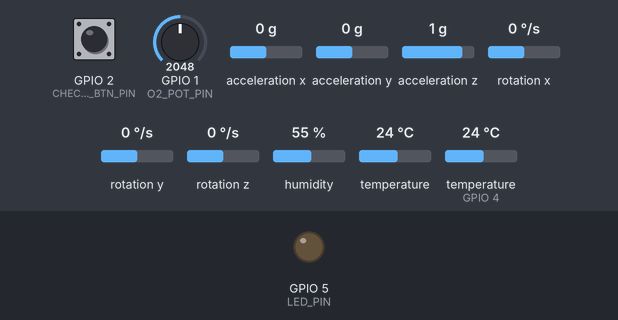
A sketch run on a simulated ESP32. On the bench: output pins drawn as LEDs (lit = HIGH). Inputs (shaded band) come from the test bench; at power-on: acceleration x 0 g, GPIO 2 (CHECKIN_BTN_PIN) HIGH, GPIO 1 (O2_POT_PIN) = 2048, acceleration y 0 g, acceleration z 1 g, rotation x 0 °/s, rotation y 0 °/s, rotation z 0 °/s, humidity 55 %, temperature 24 °C, temperature (sensor on GPIO 4) 24 °C. WiFi joins after 1.5 s; servers stay silent unless stated; random numbers use the default seed unless the sketch sets one; no MQTT or app messages arrive unless stated; what the sketch prints to the serial monitor is not drawn.

Above: at 0.0 s.
At 5.2 s:
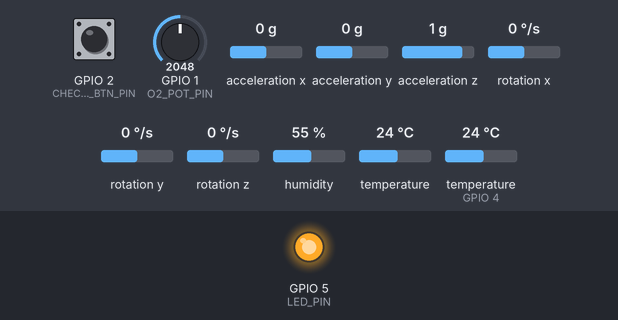
5.3 s: acceleration x set to -1.4 g
9.1 s: GPIO 2 (CHECKIN_BTN_PIN) pulled LOW for 3 s
Timing chart, 0 to 12.1 s (numbered marks = the images above; inputs shaded):
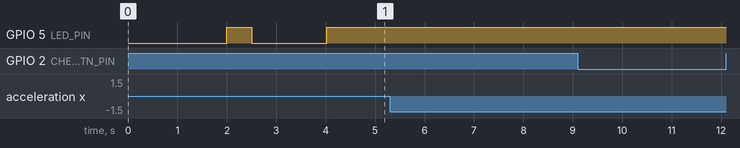

The sketch:

seniorcare.ino
```cpp
/*
 * SeniorCare - Sistema de Monitoramento IoT para Idosos (Otimizado para Wokwi)
 * ESP32 + DHT22 + MPU6050 + Potenciômetro + Botão + LED
 */

#include <WiFi.h>
#include <PubSubClient.h>
#include <DHT.h>
#include <ArduinoJson.h>
#include <Wire.h>
#include <Adafruit_MPU6050.h>
#include <Adafruit_Sensor.h>

// Configurações WiFi para Wokwi
const char* ssid = "Wokwi-GUEST";
const char* password = "";

// Configurações MQTT
const char* mqtt_server = "broker.hivemq.com";
const int mqtt_port = 1883;
const char* mqtt_topic = "seniorcare/monitor/data";
String mqtt_client_id = "SeniorCare_" + String(random(1000, 9999));

// Pinos dos sensores - EXATAMENTE como no seu diagrama
#define DHT_PIN 4      // DHT22 conectado no pino 4
#define DHT_TYPE DHT22
#define O2_POT_PIN 1   // Potenciômetro no pino 1
#define CHECKIN_BTN_PIN 2  // Botão no pino 2
#define LED_PIN 5      // LED no pino 5
#define MPU_SDA_PIN 8  // MPU6050 SDA no pino 8
#define MPU_SCL_PIN 9  // MPU6050 SCL no pino 9

// Inicialização dos sensores
DHT dht(DHT_PIN, DHT_TYPE);
Adafruit_MPU6050 mpu;
WiFiClient espClient;
PubSubClient client(espClient);

// Variáveis globais
unsigned long lastSensorRead = 0;
unsigned long lastMqttSend = 0;
const unsigned long SENSOR_INTERVAL = 3000; // 3 segundos para debug
bool lastButtonState = HIGH;
bool mpuInitialized = false;

// Variáveis dos sensores
float temperature = 25.0;
float humidity = 60.0;
int o2Saturation = 98;
bool fallDetected = false;
bool checkinPressed = false;
int healthScore = 100;

void setup() {
  Serial.begin(115200);
  delay(2000); // Aguardar estabilização

  Serial.println("\n=== SENIORCARE SISTEMA INICIADO ===");
  Serial.println("Versao: Wokwi Optimized");

  // Configurar pinos
  pinMode(LED_PIN, OUTPUT);
  pinMode(CHECKIN_BTN_PIN, INPUT_PULLUP);
  digitalWrite(LED_PIN, LOW);
  Serial.println("Pinos configurados");

  // Testar LED
  digitalWrite(LED_PIN, HIGH);
  delay(500);
  digitalWrite(LED_PIN, LOW);
  Serial.println("LED testado");

  // Inicializar DHT22
  dht.begin();
  Serial.println("DHT22 inicializado");

  // Inicializar MPU6050
  Wire.begin(MPU_SDA_PIN, MPU_SCL_PIN);
  Serial.print("Inicializando MPU6050...");

  if (mpu.begin()) {
    mpu.setAccelerometerRange(MPU6050_RANGE_8_G);
    mpu.setGyroRange(MPU6050_RANGE_500_DEG);
    mpu.setFilterBandwidth(MPU6050_BAND_21_HZ);
    mpuInitialized = true;
    Serial.println(" MPU6050 OK");
  } else {
    Serial.println(" MPU6050 nao encontrado - continuando sem ele");
    mpuInitialized = false;
  }

  // Conectar WiFi
  Serial.print("Conectando WiFi");
  WiFi.begin(ssid, password);

  int attempts = 0;
  while (WiFi.status() != WL_CONNECTED && attempts < 20) {
    delay(500);
    Serial.print(".");
    attempts++;
  }

  if (WiFi.status() == WL_CONNECTED) {
    Serial.println("\nWiFi conectado!");
    Serial.print("IP: ");
    Serial.println(WiFi.localIP());
  } else {
    Serial.println("\nWiFi falhou - continuando offline");
  }

  // Configurar MQTT
  client.setServer(mqtt_server, mqtt_port);

  Serial.println("\nSISTEMA PRONTO PARA MONITORAMENTO!");
  Serial.println("=====================================");
}

void loop() {
  // Conectar MQTT se necessário
  if (WiFi.status() == WL_CONNECTED && !client.connected()) {
    reconnectMQTT();
  }
  if (client.connected()) {
    client.loop();
  }

  // Leitura dos sensores
  if (millis() - lastSensorRead >= SENSOR_INTERVAL) {
    Serial.println("\n--- LEITURA DOS SENSORES ---");
    readSensors();
    calculateHealthScore();
    updateLED();
    printSensorData();
    lastSensorRead = millis();
  }

  // Envio MQTT
  if (millis() - lastMqttSend >= SENSOR_INTERVAL && client.connected()) {
    sendMQTTData();
    lastMqttSend = millis();
  }

  delay(100);
}

void readSensors() {
  // 1. Testar botão
  bool currentButtonState = digitalRead(CHECKIN_BTN_PIN);
  if (currentButtonState != lastButtonState) {
    if (currentButtonState == LOW) {
      checkinPressed = true;
      Serial.println("CHECK-IN REALIZADO!");
    }
    lastButtonState = currentButtonState;
  }

  // 2. Ler DHT22
  float newTemp = dht.readTemperature();
  float newHumidity = dht.readHumidity();

  if (!isnan(newTemp) && !isnan(newHumidity)) {
    temperature = newTemp;
    humidity = newHumidity;
    Serial.printf("DHT22: %.1f°C, %.1f%%\n", temperature, humidity);
  } else {
    Serial.println("DHT22: Erro na leitura");
  }

  // 3. Ler potenciômetro
  int potValue = analogRead(O2_POT_PIN);
  o2Saturation = map(potValue, 0, 4095, 85, 100);
  Serial.printf("O2: %d%% (pot: %d)\n", o2Saturation, potValue);

  // 4. Ler MPU6050
  if (mpuInitialized) {
    sensors_event_t a, g, temp;
    mpu.getEvent(&a, &g, &temp);

    float accelMagnitude = sqrt(a.acceleration.x * a.acceleration.x +
                               a.acceleration.y * a.acceleration.y +
                               a.acceleration.z * a.acceleration.z);

    if (accelMagnitude > 15.0) {
      fallDetected = true;
      Serial.println("QUEDA DETECTADA!");
    }

    Serial.printf("MPU6050: %.1f m/s²\n", accelMagnitude);
  } else {
    Serial.println("MPU6050: Nao disponivel");
  }
}

void calculateHealthScore() {
  int oldScore = healthScore;
  healthScore = 100;

  // Penalizações
  if (temperature < 36.0 || temperature > 37.5) healthScore -= 20;
  if (o2Saturation < 95) healthScore -= 30;
  else if (o2Saturation < 98) healthScore -= 10;
  if (fallDetected) healthScore -= 40;

  // Bonus
  if (checkinPressed) {
    healthScore = min(100, healthScore + 10);
  }

  healthScore = max(0, healthScore);

  if (healthScore != oldScore) {
    Serial.printf("Health Score: %d -> %d\n", oldScore, healthScore);
  }
}

void updateLED() {
  bool shouldLight = (healthScore < 60 || fallDetected || temperature > 38.0 || o2Saturation < 90);

  if (shouldLight) {
    digitalWrite(LED_PIN, HIGH);
    Serial.println("LED: ACESO (Alerta!)");
  } else {
    digitalWrite(LED_PIN, LOW);
    Serial.println("LED: Apagado (Normal)");
  }
}

void printSensorData() {
  Serial.println("RESUMO DOS SENSORES:");
  Serial.printf("   Temperatura: %.1f°C\n", temperature);
  Serial.printf("   Umidade: %.1f%%\n", humidity);
  Serial.printf("   O2: %d%%\n", o2Saturation);
  Serial.printf("   Queda: %s\n", fallDetected ? "SIM" : "NAO");
  Serial.printf("   Check-in: %s\n", checkinPressed ? "SIM" : "NAO");
  Serial.printf("   Health Score: %d\n", healthScore);
  Serial.printf("   LED: %s\n", digitalRead(LED_PIN) ? "ACESO" : "APAGADO");
}

void reconnectMQTT() {
  static unsigned long lastAttempt = 0;
  if (millis() - lastAttempt < 5000) return; // Tentar apenas a cada 5s

  Serial.print("Conectando MQTT...");
  if (client.connect(mqtt_client_id.c_str())) {
    Serial.println(" MQTT Conectado!");
  } else {
    Serial.printf(" Falhou (rc=%d)\n", client.state());
  }
  lastAttempt = millis();
}

void sendMQTTData() {
  StaticJsonDocument<300> doc;

  doc["timestamp"] = millis();
  doc["deviceId"] = "ESP32_SeniorCare_Wokwi";
  doc["temperature"] = round(temperature * 100) / 100.0;
  doc["humidity"] = round(humidity * 100) / 100.0;
  doc["o2Saturation"] = o2Saturation;
  doc["fallDetected"] = fallDetected;
  doc["checkinStatus"] = checkinPressed;
  doc["healthScore"] = healthScore;
  doc["ledStatus"] = digitalRead(LED_PIN);

  String jsonString;
  serializeJson(doc, jsonString);

  if (client.publish(mqtt_topic, jsonString.c_str())) {
    Serial.println("DADOS ENVIADOS VIA MQTT:");
    Serial.println(jsonString);
  } else {
    Serial.println("Falha ao enviar MQTT");
  }

  // Reset flags
  fallDetected = false;
  checkinPressed = false;
}
```

Measured:
- after the input at 5.3 s, every drawn part: stays the same
- after the input at 9.1 s, every drawn part: stays the same
